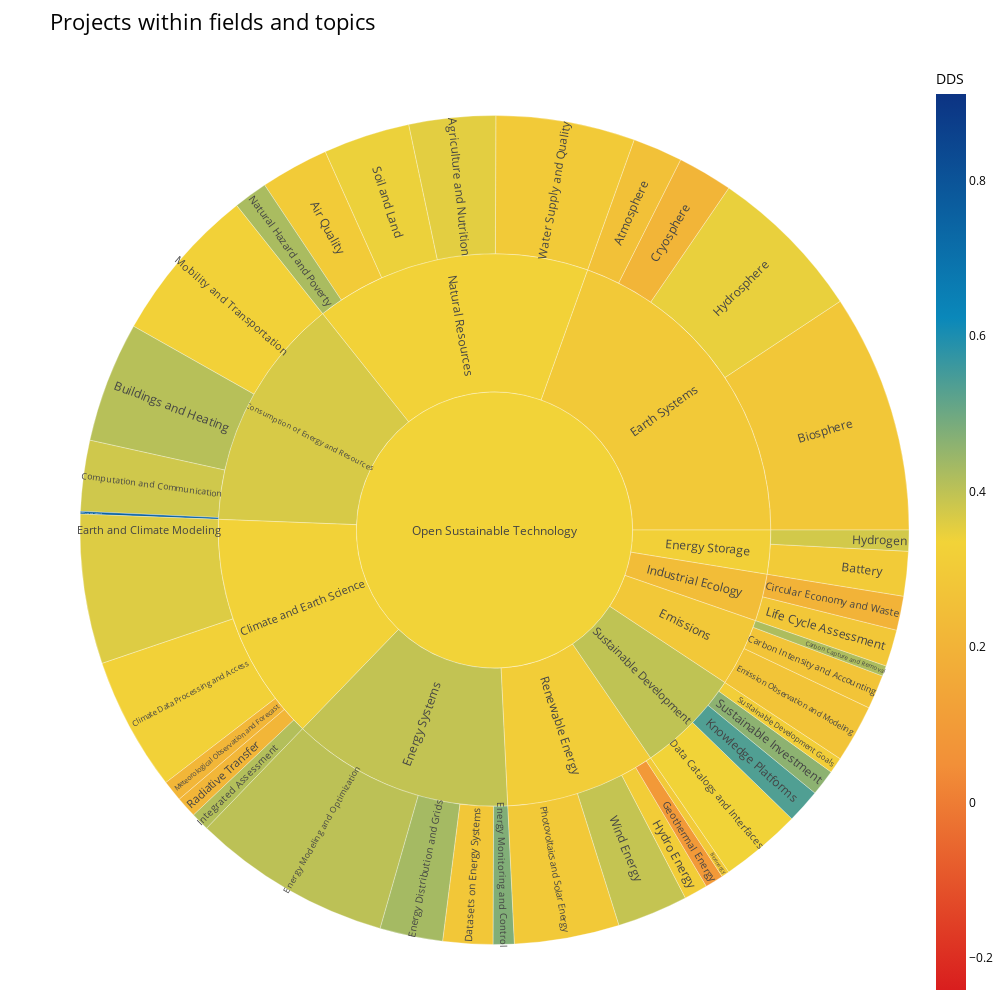

The code cell stored with this chart in its notebook:
### Code cell
fig = px.sunburst(
    df_active.assign(hole="Open Sustainable Technology"),
    path=['hole','field', 'topic', 'project_name'],
    maxdepth=3,
    color='development_distribution_score',

    ## Descrete colors for all 10 feilds/categories
    # color_discrete_sequence=['#0E7C7B',' #17BEBB', '#FFC857', '#E9724C', '#C5283D', '#A3F5F3', '#25E4E1', '#FFDD99', '#F6C6B6',' #E37886'],
    # color='field',
    
    #color_continuous_scale = [[0, '#3b52ff'], [0.5, '#f1f1f1'],[1, '#169485']]
    ## Continuous colors
    # color_continuous_scale=px.colors.sequential.Aggrnyl, # GnBu, Aggrnyl
    # color_continuous_midpoint=np.average(df_active['development_distribution_score'], weights=df_active['development_distribution_score']),
    
    # Diverging colors
    color_continuous_scale=px.colors.diverging.Portland[::-1], # PRGn
    color_continuous_midpoint=df_active['development_distribution_score'].median()
)

fig.update_layout(coloraxis_colorbar=dict(title='DDS'),title='Projects within fields and topics', height=1000, width=1000, title_font_size=22, font_size=12)
# animated transitions are currently not implemented when uniformtext is used
fig.update_traces(insidetextorientation='radial', textinfo='label', marker=dict(line=dict(color='#ffffff', width=0.3)))
fig.write_html("output.html", full_html=False, include_plotlyjs='cdn')
fig.show()

### Figure 1 — Plotly figure (JSON) as saved in the notebook; plotly's stock layout.template omitted (floating-point values rounded to 4 significant figures; data arrays with more than 128 entries replaced by an {"elided": "..."} marker saying what was removed)
{"data": [{"branchvalues": "total", "customdata": {"elided": "1027x1 float values"}, "domain": {"x": [0, 1], "y": [0, 1]}, "hovertemplate": "labels=%{label}<br>count=%{value}<br>parent=%{parent}<br>id=%{id}<br>development_distribution_score=%{color}<extra></extra>", "ids": {"elided": "1027 str values"}, "insidetextorientation": "radial", "labels": {"elided": "1027 str values"}, "marker": {"coloraxis": "coloraxis", "colors": {"elided": "1027 float values"}, "line": {"color": "#ffffff", "width": 0.3}}, "maxdepth": 3, "name": "", "parents": {"elided": "1027 str values"}, "textinfo": "label", "type": "sunburst", "values": {"elided": "1027 int values"}}], "layout": {"coloraxis": {"cmid": 0.3352, "colorbar": {"title": {"text": "DDS"}}, "colorscale": [[0, "rgb(217,30,30)"], [0.25, "rgb(242,143,56)"], [0.5, "rgb(242,211,56)"], [0.75, "rgb(10,136,186)"], [1, "rgb(12,51,131)"]]}, "font": {"size": 12}, "height": 1000, "legend": {"tracegroupgap": 0}, "margin": {"t": 60}, "title": {"font": {"size": 22}, "text": "Projects within fields and topics"}, "width": 1000}}
